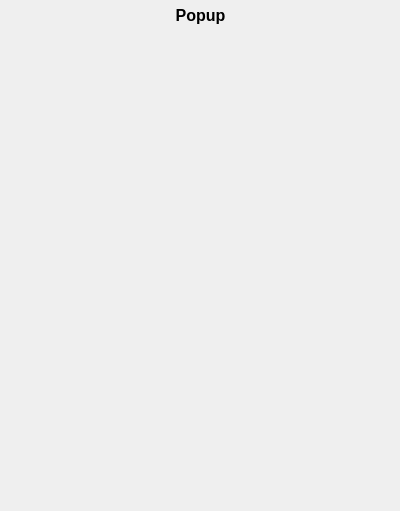
<?xml version="1.0" encoding="UTF-8"?>
<ui version="4.0">
 <class>PopupDialog</class>
 <widget class="QWidget" name="PopupDialog">
  <property name="geometry">
   <rect>
    <x>0</x>
    <y>0</y>
    <width>400</width>
    <height>511</height>
   </rect>
  </property>
  <property name="windowTitle">
   <string>Form</string>
  </property>
  <widget class="QLabel" name="windowTitle">
   <property name="geometry">
    <rect>
     <x>0</x>
     <y>0</y>
     <width>401</width>
     <height>31</height>
    </rect>
   </property>
   <property name="font">
    <font>
     <family>MS Shell Dlg 2</family>
     <pointsize>12</pointsize>
     <weight>75</weight>
     <bold>true</bold>
    </font>
   </property>
   <property name="autoFillBackground">
    <bool>true</bool>
   </property>
   <property name="text">
    <string>Popup</string>
   </property>
   <property name="alignment">
    <set>Qt::AlignCenter</set>
   </property>
  </widget>
  <widget class="QWidget" name="widgetPlot" native="true">
   <property name="geometry">
    <rect>
     <x>-1</x>
     <y>100</y>
     <width>401</width>
     <height>411</height>
    </rect>
   </property>
  </widget>
 </widget>
 <resources/>
 <connections/>
</ui>
